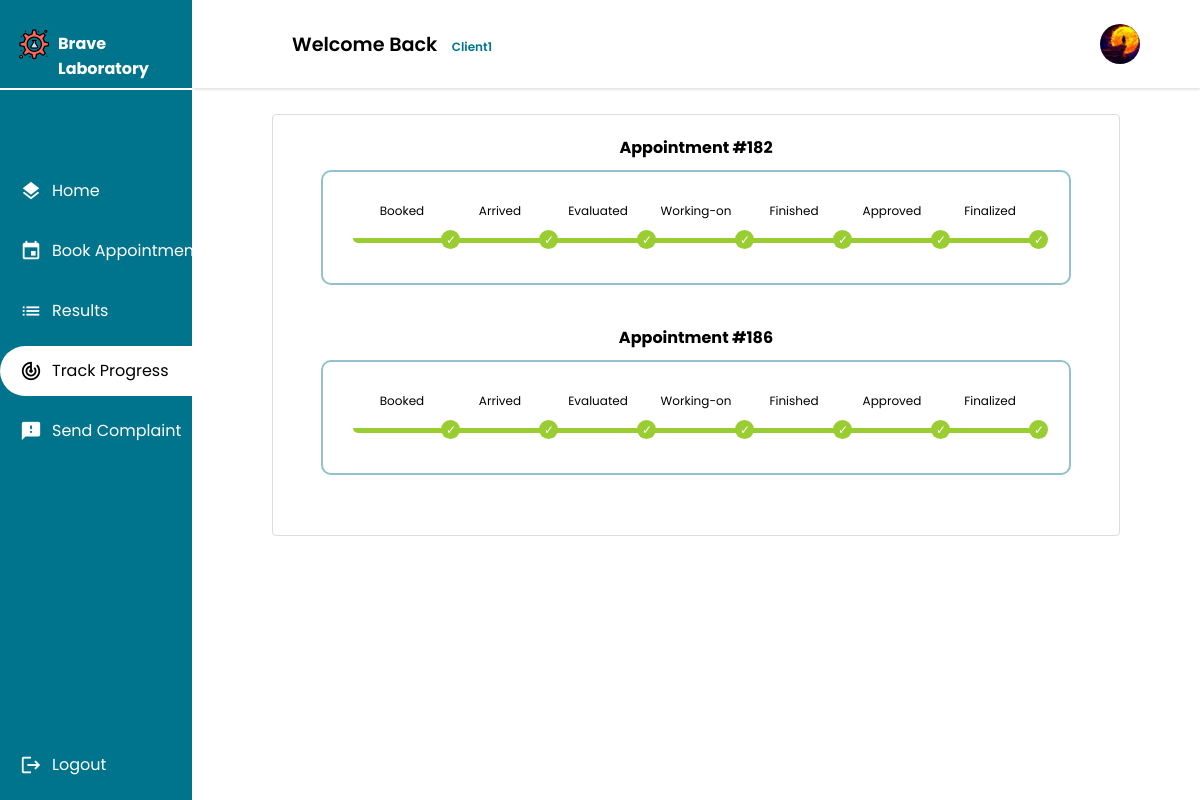
Page /client/requests/ (signed in) on the earlier database version.
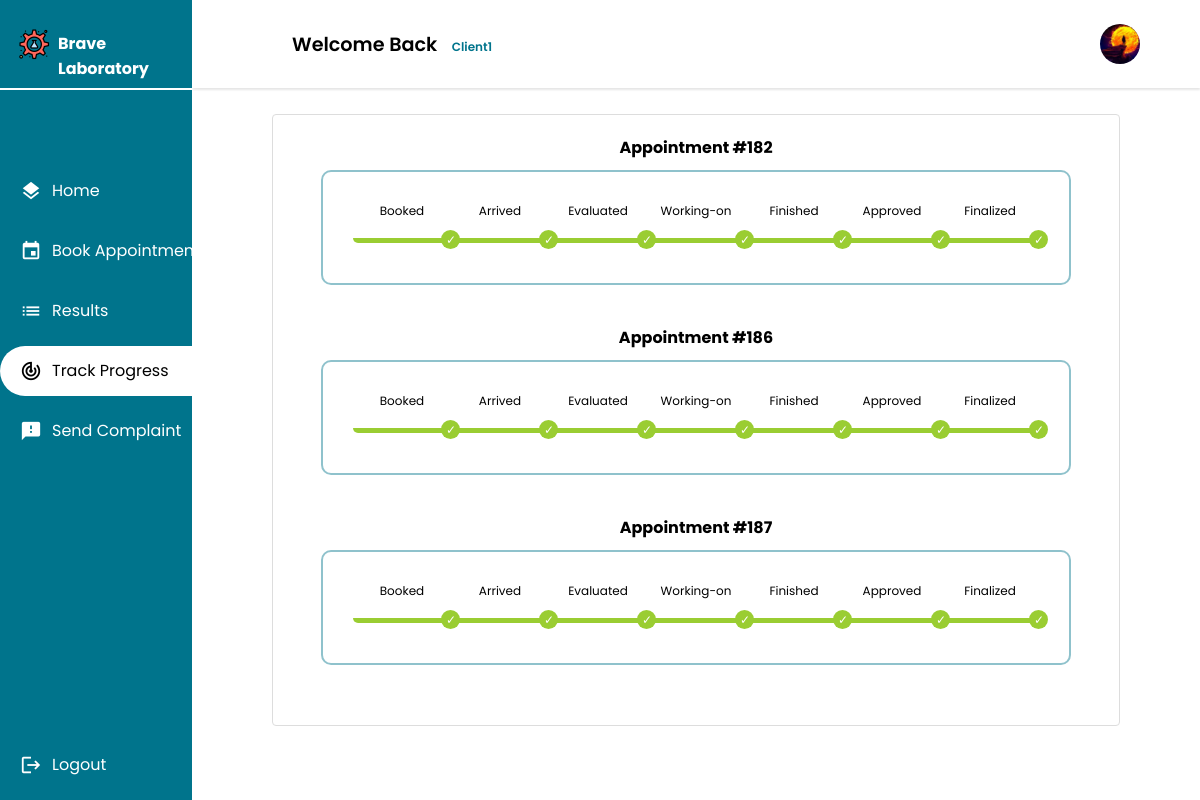
Same page on the later database version.
### client/models.py (models this page shows, shortened)
class Client(models.Model):
    GENDERS =[
        ('M','Male'),
        ('F','Female')
    ]
    BLOOD_TYPES = [
        ('A+', 'A+'),
        ('A-', 'A-'),
        ('B+', 'B+'),
        ('B-', 'B-'),
        ('AB+', 'AB+'),
        ('AB-', 'AB-'),
        ('O+', 'O+'),
        ('O-', 'O-')
    ]
    user = models.OneToOneField(User, primary_key = True, on_delete=models.CASCADE)
    phone_number = models.CharField(max_length=10,validators=[phone_regex])
    gender = models.CharField(max_length = 1 ,choices = GENDERS)
    address = models.CharField(max_length=50)
    policy = models.BooleanField(default = False)
    profile_pic = models.ImageField(default="default.png", upload_to="profile_pics")
    date_of_birth = models.DateField(default='2003-03-08')
    tests_made = models.PositiveIntegerField(default=0)
    blood_type = models.CharField(max_length=3, choices=BLOOD_TYPES,null=True,blank=True)
    class Meta():
        db_table = 'auth_client'

### main_home/models.py (models this page shows, shortened)
class Appointment(models.Model):
    UPCOMING = 'Upcoming'
    TOMORROW = 'Tommorow'
    TODAY = 'Today'
    OVERDUE = 'Overdue'
    STATUS_CHOICES = [
        (UPCOMING, 'Upcoming'),
        (TOMORROW, 'Tommorow'),
        (TODAY, 'Today'),
        (OVERDUE, 'Overdue'),
    ]
    client = models.ForeignKey(Client, on_delete=models.CASCADE)
    tests_requested = models.ManyToManyField(TestOffered, blank=True)
    date = models.DateField(validators=[validate_date_not_past])
    description = models.CharField(max_length=1000,blank=True)
    document = models.ImageField(null=True,blank=True,upload_to='medical_documents')
    total_price = models.DecimalField(max_digits=10, decimal_places=2)
    payment_status = models.BooleanField(default=False)
    arrived = models.BooleanField(default=False)
    cancelled = models.BooleanField(default=False)
    performed = models.BooleanField(default=False)
    urgent = models.BooleanField(default=False)
    class Meta:
        db_table = 'appointment'
    def __str__(self):
        return f"Appointment #{self.id}"
    @property
    def status(self):
        today = timezone.now().date()
        if self.date == today:
            return self.TODAY
        elif self.date == today + timezone.timedelta(days=1):
            return self.TOMORROW
        elif self.date > today:
            return self.UPCOMING
        else:
            return self.OVERDUE

### client/views.py (the view)
# urls.py: path("requests/",views.request_list,name="auditor_request_list"),
@login_required
@permission_required('client.view_client', raise_exception=True)
def request_list(request):
    appointments = Appointment.objects.filter(cancelled=False,client=request.user.client)
    context = {
        'appointments': appointments
    }
    return render(request,'client/request/request_list.html',context)

### client/templates/client/request/request_list.html (shortened to what this page needs)
{% extends 'client/client.html' %}
{% load static %}
{% block main %}
<div class="Container">
    {% if appointments %}
    {% for appointment in appointments %}
    {% if appointment.status != Appointment.OVERDUE %}
            {% if appointment.analysisrequest and appointment.analysisrequest.testresult.report.invoice %}
                <div class="progress-bar">
                    <h4 class="small-header">{{appointment}}</h4>
                    <ol class="progress-meter">
                        <li class="progress-point finished">Booked</li>
                        {% if appointment.arrived %}
                        <li class="progress-point finished">Arrived</li>
                        {% else %}
                        <li class="progress-point pending">Arrived</li>
                        {% endif %}
                        {% if appointment.performed %}
                        <li class="progress-point finished">Evaluated</li>
                        {% else %}
                        <li class="progress-point pending">Evaluated</li>
                        {% endif %}
                        {% if appointment.analysisrequest  %}
                            {% if appointment.analysisrequest.status == "finished" %}
                                <li class="progress-point finished">Working-on</li>
                                <li class="progress-point finished">Finished</li>
                            {% endif %}
                            {% if appointment.analysisrequest.testresult.approved %}
                                <li class="progress-point finished">Approved</li>
                                <li class="progress-point finished">Finalized</li>
                            {% else %}
                                <li class="progress-point pending">Approved</li>
                                <li class="progress-point pending">Finalized</li>
                            {% endif %}
                        {% else %}
                            <li class="progress-point pending">Working-on</li>
                            <li class="progress-point pending">Finished</li>
                            <li class="progress-point pending">Approved</li>
                            <li class="progress-point pending">Finalized</li>
                        {% endif %}
                    </ol>
                </div>
            {% endif %}
        {% endif %}
    {% endfor %}
    {% else %}
        <h3 style="margin:10px 0 ;">No Appointment in Progress</h3>
    {% endif %}
</div>
{% endblock main %}

### client/templates/client/client.html (shortened to what this page needs)
{% extends 'main_home/actors_base.html' %}
{% load static %}
{% block css_2 %}
<link rel="stylesheet" href="{% static 'css/list.css' %}">
<link rel="stylesheet" href="{% static 'css/lists/ap_list.css' %}">
{% endblock css_2 %}
{% block sidebar %}
<li><a href={% url 'client' %}><span class="material-icons X">layers</span><span class="nav-item">Home</span></a></li>
<li><a href={% url 'client_appointment_book' %}><span class="material-icons X">event</span><span class="nav-item">Book
            Appointment</span></a></li>
<li><a href={% url 'client_result_list' %}><span class="material-icons X">list</span><span
            class="nav-item">Results</span></a></li>
<li><a href={% url 'client_request_list' %}><span class="material-icons X">track_changes</span><span
            class="nav-item">Track Progress</span></a></li>
<li><a href={% url 'create_complaint' %}><span class="material-icons X">feedback</span><span class="nav-item">Send
            Complaint</span></a></li>
{% endblock sidebar %}

### main_home/templates/main_home/actors_base.html (shortened to what this page needs)
{% extends 'main_home/base.html' %}
{% load static %}
{% block css %}
        <link rel="stylesheet" href="{% static 'css/resources/google_icons.css' %}">
        <link rel="stylesheet" href="{% static 'css/resources/font-awesome.all.min.css' %}">
        <link rel="stylesheet" href="{% static 'css/actors.css' %}" />
{% endblock css %}
{% block content %}
    <div class="container">
        <header>
            <div class="wlc">
                <h1>Welcome Back&nbsp;<span class="smaller-text">{{user.username}}</span></h1>
            </div>
            <div class="Left">
                <ul class="DROPS">
                    {% if user.groups.first.name == 'client' %}
                    <li class="profile-header"><a class="profile-pic-container" onclick="showElement()"><img class="profile-pic" alt="profile_pic" src="{{ user.client.profile_pic.url }}"></img><i class="fa-solid fa-chevron-down"></i></a>
                    {% endif %}
                        </li>
                    </ul>
                </div>
        </header>
        <div class="Main">
            {% block main %}{% endblock main %}
        </div>
    </div>
    <div class="nav-header">
        <a class="logo" href="{% url user.groups.first.name %}">
            <img alt='logo' src="{% static 'img/logo.png' %}">
            <span><strong>Brave Laboratory</strong></span>
        </a>
    </div>
    <nav>
        <ul>
            {% block sidebar %}{% endblock sidebar %}
            <li class="end">
                <a href='{% url 'logout' %}'>
                    <span class="material-icons emoji">logout</span>
                    <span class="nav-item">Logout</span>
                </a>
            </li>
        </ul>
    </nav>
{% endblock content %}

### main_home/templates/main_home/base.html (shortened to what this page needs)
{% load static %}
<!DOCTYPE html>
<html lang="en">
<head>
    <link rel="stylesheet" href="{% static 'css/resources/fonts.css' %}">
    {% block css %}{% endblock css %}
    {% block css_2 %}{% endblock css_2 %}
</head>
<body>
    {% block content %}{% endblock content %}
</body>
</html>

### static/css/actors.css (style rules this page uses)
* { font-family: 'Poppins', sans-serif; margin: 0; padding: 0; }
body { background-color: #fff; overflow-y: scroll; }
ul { list-style-type: none; }
.container { text-align: center; float: right; width: 100%; height: 90vh; }
header { position: fixed; top: 0; left: 0; right: 0; z-index: 1; width: 84vw; height: 11vh; background-color: rgb(255, 255, 255); display: flex; align-items: center; justify-content: space-between; margin-left: auto; box-shadow: 0px 2px 2px rgba(0, 0, 0, 0.1); }
.Main { display: flex; justify-content: center; margin-top: 9.5vh; margin-left: 16vw; padding-top: 1.5%; padding-bottom: 1.5%; }
.Container { font-size: 16px; width:100%; height: 100%; margin: 0 20px; border-radius: 20px; background-color: white; padding-left: 10px; padding-right: 10px; }
.wlc { margin-left: 100px; }
.wlc h1 { font-size: 1.2rem; }
.Left { float: right; display: flex; align-items: center; flex-direction: row; justify-content: space-between; gap: 40px; margin-right: 15px; }
.DROPS { display: flex; align-items: center; justify-content: center; flex-direction: row; gap: 50px; }
.DROPS a { width: auto; height: auto; padding: 50px; text-decoration: none; color: black; padding: 1px; }
.DROPS li { padding: 20px; list-style: none; }
.DROPS .profile-header { width: auto; border-radius: 30px; height: 20px; display: flex; justify-content: center; align-items: center; cursor: pointer; }
.nav-header { position: fixed; left: 0; z-index: 1; top: 0; bottom: 89vh; background-color: #00748c ; width: 16vw; height: 11vh; overflow: hidden; box-shadow: 0px 4px 4px rgb(255, 255, 255); }
.nav-header a { position: relative; color: white; padding-left: 18px; width: 15vw; }
nav { position: fixed; left: 0; z-index: 1; top: 11.2vh; bottom: 0; background-color: #00748c; width: 16vw; overflow: hidden; }
.logo { display: flex; transition: all 0.5s ease; margin-top: 3.5vh; padding-right: 0 !important; width: 100%; gap: 8px; }
.logo span { font-size: 1rem; padding-top: 3px; }
.logo img { height: 32px; }
nav a { position: relative; color: white; display: table; padding-left: 20px; padding-right: 30px; width: 15vw; }
nav .material-icons { position: relative; top: 14px; font-size: 22px !important; }
nav ul { margin-top: 40%; }
.nav-item { position: relative; top: 8px; margin-left: 10px; }
nav ul li { transition: 0.4s; width: auto; margin-bottom: 10px; }
.end { position: fixed; bottom: 0; transition: 0.4s; width: auto; margin-bottom: 10px; }
nav ul li::after { content: ''; display: block; position: relative; left: 0; width: 5px; height: 100%; }
nav ul .active { background-color: white; border-radius: 30px 0px 0px 30px; }
nav ul .active a { color: black; }
.profile-pic { width: 40px; height: 40px; border-radius: 50%; cursor: pointer; object-fit: cover; }
header h1 { font-weight: 600; }
a { text-decoration: none; }
nav a { height: 50px; }
.profile-pic-container { display: flex; justify-content: center; align-items: center; gap: 12px; }
.profile-pic-container i { cursor: pointer !important; }

### main_home/templates/main_home/actors_base.html (style rules this page uses)
.smaller-text { font-size: 12px; margin-left: 10px; color: #00748c; text-transform: capitalize; }

### client/templates/client/request/request_list.html (style rules this page uses)
.Container { margin: 20px; border: 1px solid #ddd; border-radius: 4px; padding: 20px; animation: fade-in 0.5s; width: 80%; }
.progress-bar { width: 750px; margin: 0 auto 40px auto; }
.progress-meter { padding: 0; }
ol.progress-meter { list-style-type: none; display: flex; justify-content: space-between; border: 2px solid #00748c70; padding: 30px 30px 40px 30px; border-radius: 10px; }
ol.progress-meter li { display: inline-block; text-align: center; text-indent: -19px; height: 36px; width: 98px; font-size: 12px; border-bottom-width: 5px; border-bottom-style: solid; border-radius: 5px; }
ol.progress-meter li:before { position: relative; float: left; text-indent: 0; left: -webkit-calc(100% - 9.5px); left: -moz-calc(100% - 9.5px); left: -ms-calc(100% - 9.5px); left: -o-calc(100% - 9.5px); left: calc(100% - 9.5px); }
ol.progress-meter li.finished { font-size: 12px; }
ol.progress-meter li.finished:before { content: "\2713"; height: 19px; width: 19px; line-height: 19px; bottom: -28.175px; border: none; border-radius: 19px; }
ol.progress-meter li.finished { color: black; border-bottom-color: yellowgreen; }
ol.progress-meter li.finished:before { color: white; background-color: yellowgreen; }
.small-header { margin-bottom: 10px; }

Differences in the rows shown:
added Appointment: id "Appointment #187", arrived "Arrived", performed "Evaluated", shows "Working-on", shows "Approved"
